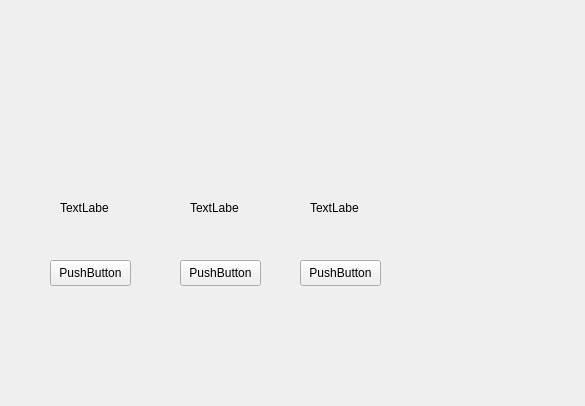
<?xml version="1.0" encoding="UTF-8"?>
<ui version="4.0">
 <class>Form</class>
 <widget class="QWidget" name="Form">
  <property name="geometry">
   <rect>
    <x>0</x>
    <y>0</y>
    <width>585</width>
    <height>406</height>
   </rect>
  </property>
  <property name="windowTitle">
   <string>Form</string>
  </property>
  <widget class="QPushButton" name="pushButton">
   <property name="geometry">
    <rect>
     <x>50</x>
     <y>260</y>
     <width>81</width>
     <height>26</height>
    </rect>
   </property>
   <property name="text">
    <string>PushButton</string>
   </property>
  </widget>
  <widget class="QPushButton" name="pushButton_2">
   <property name="geometry">
    <rect>
     <x>180</x>
     <y>260</y>
     <width>81</width>
     <height>26</height>
    </rect>
   </property>
   <property name="text">
    <string>PushButton</string>
   </property>
  </widget>
  <widget class="QPushButton" name="pushButton_3">
   <property name="geometry">
    <rect>
     <x>300</x>
     <y>260</y>
     <width>81</width>
     <height>26</height>
    </rect>
   </property>
   <property name="text">
    <string>PushButton</string>
   </property>
  </widget>
  <widget class="QLabel" name="label">
   <property name="geometry">
    <rect>
     <x>60</x>
     <y>200</y>
     <width>49</width>
     <height>16</height>
    </rect>
   </property>
   <property name="text">
    <string>TextLabel</string>
   </property>
  </widget>
  <widget class="QLabel" name="label_2">
   <property name="geometry">
    <rect>
     <x>190</x>
     <y>200</y>
     <width>49</width>
     <height>16</height>
    </rect>
   </property>
   <property name="text">
    <string>TextLabel</string>
   </property>
  </widget>
  <widget class="QLabel" name="label_3">
   <property name="geometry">
    <rect>
     <x>310</x>
     <y>200</y>
     <width>49</width>
     <height>16</height>
    </rect>
   </property>
   <property name="text">
    <string>TextLabel</string>
   </property>
  </widget>
 </widget>
 <resources/>
 <connections/>
</ui>
